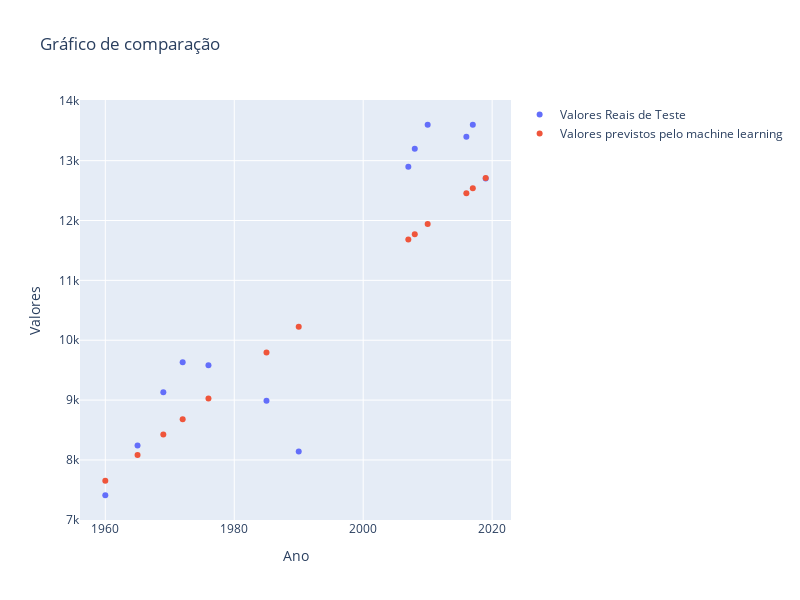

This figure's notebook cell:
### Markdown cell above
# Gráfico de comparação de Valores Reais x Valores Previstos pelo Machine Learning do PIB da Argentina.

### Code cell
grafico_comparar_markers(anos=teste_x_rf.ravel(), valores_reais=teste_y_rf, valores_previstos=previsoes)

### Figure 1 — Plotly figure (JSON) as saved in the notebook; plotly's stock layout.template omitted (floating-point values rounded to 4 significant figures)
{"data": [{"mode": "markers", "name": "Valores Reais de Teste", "type": "scatter", "x": [2010, 2016, 1960, 2017, 1965, 2008, 1976, 1972, 1985, 2019, 1990, 1969, 2007], "y": [13600, 13400, 7410, 13600, 8240, 13200, 9580, 9630, 8990, 12700, 8140, 9130, 12900]}, {"mode": "markers", "name": "Valores previstos pelo machine learning", "type": "scatter", "x": [2010, 2016, 1960, 2017, 1965, 2008, 1976, 1972, 1985, 2019, 1990, 1969, 2007], "y": [11940.0, 12450.0, 7653.0, 12540.0, 8082.0, 11770.0, 9025.0, 8682.0, 9797.0, 12710.0, 10230.0, 8425.0, 11680.0]}], "layout": {"height": 600, "title": {"text": "Gráfico de comparação"}, "width": 800, "xaxis": {"title": {"text": "Ano"}}, "yaxis": {"title": {"text": "Valores"}}}}
